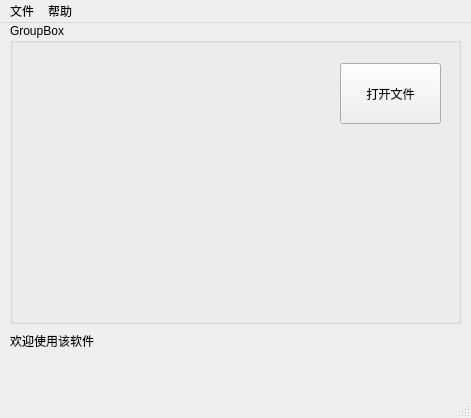
<?xml version="1.0" encoding="UTF-8"?>
<ui version="4.0">
 <class>MainWindow</class>
 <widget class="QMainWindow" name="MainWindow">
  <property name="geometry">
   <rect>
    <x>0</x>
    <y>0</y>
    <width>471</width>
    <height>418</height>
   </rect>
  </property>
  <property name="windowTitle">
   <string>图片浏览器</string>
  </property>
  <widget class="QWidget" name="centralwidget">
   <widget class="QGroupBox" name="groupBox">
    <property name="geometry">
     <rect>
      <x>10</x>
      <y>0</y>
      <width>451</width>
      <height>301</height>
     </rect>
    </property>
    <property name="title">
     <string>GroupBox</string>
    </property>
    <widget class="QLabel" name="ImageLable">
     <property name="geometry">
      <rect>
       <x>30</x>
       <y>40</y>
       <width>271</width>
       <height>231</height>
      </rect>
     </property>
     <property name="text">
      <string/>
     </property>
    </widget>
    <widget class="QPushButton" name="OpenFileBtn">
     <property name="geometry">
      <rect>
       <x>330</x>
       <y>40</y>
       <width>101</width>
       <height>61</height>
      </rect>
     </property>
     <property name="text">
      <string>打开文件</string>
     </property>
    </widget>
   </widget>
   <widget class="QLabel" name="infolabel">
    <property name="geometry">
     <rect>
      <x>10</x>
      <y>310</y>
      <width>451</width>
      <height>16</height>
     </rect>
    </property>
    <property name="text">
     <string>欢迎使用该软件</string>
    </property>
   </widget>
  </widget>
  <widget class="QMenuBar" name="menubar">
   <property name="geometry">
    <rect>
     <x>0</x>
     <y>0</y>
     <width>471</width>
     <height>23</height>
    </rect>
   </property>
   <widget class="QMenu" name="menu">
    <property name="title">
     <string>文件</string>
    </property>
    <addaction name="actionOpen"/>
    <addaction name="actionExit"/>
   </widget>
   <widget class="QMenu" name="menu_2">
    <property name="title">
     <string>帮助</string>
    </property>
    <addaction name="actionabout"/>
   </widget>
   <addaction name="menu"/>
   <addaction name="menu_2"/>
  </widget>
  <widget class="QStatusBar" name="statusbar"/>
  <action name="actionOpen">
   <property name="text">
    <string>打开文件</string>
   </property>
  </action>
  <action name="actionExit">
   <property name="text">
    <string>退出</string>
   </property>
  </action>
  <action name="actionabout">
   <property name="text">
    <string>关于</string>
   </property>
  </action>
 </widget>
 <resources/>
 <connections/>
</ui>
